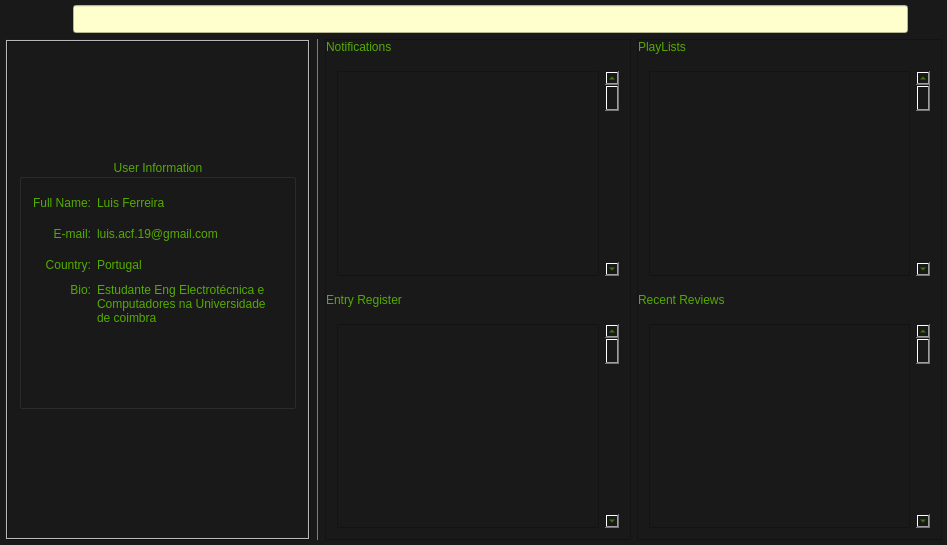
<?xml version="1.0" encoding="UTF-8"?>
<ui version="4.0">
 <class>MainWindow</class>
 <widget class="QMainWindow" name="MainWindow">
  <property name="geometry">
   <rect>
    <x>0</x>
    <y>0</y>
    <width>947</width>
    <height>545</height>
   </rect>
  </property>
  <property name="windowTitle">
   <string>Music Database</string>
  </property>
  <property name="styleSheet">
   <string notr="true">*{
	selection-background-color: rgb(255, 255, 255);
	selection-color: rgb(0, 0, 0);

	background-color: rgb(25, 25, 25);
	alternate-background-color: rgb(0, 0, 0);

	font: 10pt &quot;Century Gothic&quot; ;
	color: rgb(85, 170, 0);

	gridline-color: rgb(85, 170, 255);
}
QTextEdit{
	background-color:rgb(255, 255, 205);
	border-color: rgb(0, 170, 255);
	color: rgb(0,0,0);
}
QLineEdit{
	background-color:rgb(255, 255, 205);
	border-color: rgb(0, 170, 255);
	color: rgb(0,0,0);
	
	selection-color: rgb(255, 255, 255);
	selection-background-color: rgb(85, 170, 255);
}
QToolButton{
	border:none;
}

	
</string>
  </property>
  <widget class="QWidget" name="centralWidget">
   <layout class="QGridLayout" name="gridLayout">
    <property name="leftMargin">
     <number>5</number>
    </property>
    <property name="topMargin">
     <number>5</number>
    </property>
    <property name="rightMargin">
     <number>5</number>
    </property>
    <property name="bottomMargin">
     <number>5</number>
    </property>
    <item row="2" column="0">
     <layout class="QHBoxLayout" name="horizontalLayout">
      <item>
       <widget class="QToolButton" name="toolButton">
        <property name="sizePolicy">
         <sizepolicy hsizetype="Minimum" vsizetype="Minimum">
          <horstretch>0</horstretch>
          <verstretch>0</verstretch>
         </sizepolicy>
        </property>
        <property name="minimumSize">
         <size>
          <width>0</width>
          <height>25</height>
         </size>
        </property>
        <property name="text">
         <string/>
        </property>
        <property name="icon">
         <iconset resource="resources.qrc">
          <normaloff>:/Icons/HomeWhite</normaloff>:/Icons/HomeWhite</iconset>
        </property>
        <property name="iconSize">
         <size>
          <width>25</width>
          <height>25</height>
         </size>
        </property>
       </widget>
      </item>
      <item>
       <widget class="QToolButton" name="toolButton_2">
        <property name="sizePolicy">
         <sizepolicy hsizetype="Minimum" vsizetype="Minimum">
          <horstretch>0</horstretch>
          <verstretch>0</verstretch>
         </sizepolicy>
        </property>
        <property name="minimumSize">
         <size>
          <width>0</width>
          <height>25</height>
         </size>
        </property>
        <property name="text">
         <string/>
        </property>
        <property name="icon">
         <iconset resource="resources.qrc">
          <normaloff>:/Icons/Upload</normaloff>:/Icons/Upload</iconset>
        </property>
        <property name="iconSize">
         <size>
          <width>25</width>
          <height>25</height>
         </size>
        </property>
       </widget>
      </item>
      <item>
       <widget class="QLineEdit" name="SearchBar">
        <property name="sizePolicy">
         <sizepolicy hsizetype="MinimumExpanding" vsizetype="Minimum">
          <horstretch>0</horstretch>
          <verstretch>0</verstretch>
         </sizepolicy>
        </property>
        <property name="minimumSize">
         <size>
          <width>0</width>
          <height>25</height>
         </size>
        </property>
       </widget>
      </item>
      <item>
       <widget class="QToolButton" name="toolButton">
        <property name="sizePolicy">
         <sizepolicy hsizetype="Minimum" vsizetype="Minimum">
          <horstretch>0</horstretch>
          <verstretch>0</verstretch>
         </sizepolicy>
        </property>
        <property name="minimumSize">
         <size>
          <width>0</width>
          <height>25</height>
         </size>
        </property>
        <property name="text">
         <string/>
        </property>
        <property name="icon">
         <iconset resource="resources.qrc">
          <normaloff>:/Icons/SearchWhite</normaloff>:/Icons/SearchWhite</iconset>
        </property>
        <property name="iconSize">
         <size>
          <width>25</width>
          <height>25</height>
         </size>
        </property>
       </widget>
      </item>
     </layout>
    </item>
    <item row="4" column="0">
     <widget class="QStackedWidget" name="stackedWidget">
      <widget class="QWidget" name="stackedWidgetPage1" native="true">
       <layout class="QGridLayout" name="gridLayout_2">
        <property name="leftMargin">
         <number>0</number>
        </property>
        <property name="topMargin">
         <number>0</number>
        </property>
        <property name="rightMargin">
         <number>0</number>
        </property>
        <property name="bottomMargin">
         <number>0</number>
        </property>
        <item row="0" column="1">
         <widget class="Line" name="line_2">
          <property name="frameShadow">
           <enum>QFrame::Plain</enum>
          </property>
          <property name="orientation">
           <enum>Qt::Vertical</enum>
          </property>
         </widget>
        </item>
        <item row="0" column="3">
         <widget class="QFrame" name="frame">
          <property name="sizePolicy">
           <sizepolicy hsizetype="MinimumExpanding" vsizetype="Expanding">
            <horstretch>0</horstretch>
            <verstretch>0</verstretch>
           </sizepolicy>
          </property>
          <property name="frameShape">
           <enum>QFrame::StyledPanel</enum>
          </property>
          <property name="frameShadow">
           <enum>QFrame::Raised</enum>
          </property>
          <layout class="QGridLayout" name="gridLayout_10">
           <property name="leftMargin">
            <number>0</number>
           </property>
           <property name="topMargin">
            <number>0</number>
           </property>
           <property name="rightMargin">
            <number>0</number>
           </property>
           <property name="bottomMargin">
            <number>0</number>
           </property>
           <item row="0" column="0">
            <layout class="QVBoxLayout" name="verticalLayout_2">
             <item>
              <widget class="QLabel" name="PlayListLabel">
               <property name="sizePolicy">
                <sizepolicy hsizetype="MinimumExpanding" vsizetype="Preferred">
                 <horstretch>0</horstretch>
                 <verstretch>0</verstretch>
                </sizepolicy>
               </property>
               <property name="text">
                <string>PlayLists</string>
               </property>
              </widget>
             </item>
             <item>
              <widget class="QScrollArea" name="NotificationsScrol_2">
               <property name="frameShape">
                <enum>QFrame::NoFrame</enum>
               </property>
               <property name="widgetResizable">
                <bool>true</bool>
               </property>
               <widget class="QWidget" name="scrollAreaWidgetContents_4">
                <property name="geometry">
                 <rect>
                  <x>0</x>
                  <y>0</y>
                  <width>301</width>
                  <height>223</height>
                 </rect>
                </property>
                <layout class="QGridLayout" name="gridLayout_8">
                 <item row="0" column="0">
                  <widget class="QTableView" name="NotifTableView_2"/>
                 </item>
                 <item row="0" column="1">
                  <widget class="QScrollBar" name="verticalScrollBar_3">
                   <property name="tracking">
                    <bool>true</bool>
                   </property>
                   <property name="orientation">
                    <enum>Qt::Vertical</enum>
                   </property>
                   <property name="invertedAppearance">
                    <bool>false</bool>
                   </property>
                  </widget>
                 </item>
                </layout>
               </widget>
              </widget>
             </item>
             <item>
              <widget class="QLabel" name="RegLabel_2">
               <property name="text">
                <string>Recent Reviews</string>
               </property>
              </widget>
             </item>
             <item>
              <widget class="QScrollArea" name="RegisterScrol_2">
               <property name="frameShape">
                <enum>QFrame::NoFrame</enum>
               </property>
               <property name="widgetResizable">
                <bool>true</bool>
               </property>
               <widget class="QWidget" name="scrollAreaWidgetContents_5">
                <property name="geometry">
                 <rect>
                  <x>0</x>
                  <y>0</y>
                  <width>301</width>
                  <height>223</height>
                 </rect>
                </property>
                <layout class="QGridLayout" name="gridLayout_9">
                 <item row="0" column="0">
                  <widget class="QTableView" name="Reg_2"/>
                 </item>
                 <item row="0" column="1">
                  <widget class="QScrollBar" name="verticalScrollBar_4">
                   <property name="orientation">
                    <enum>Qt::Vertical</enum>
                   </property>
                  </widget>
                 </item>
                </layout>
               </widget>
              </widget>
             </item>
            </layout>
           </item>
          </layout>
         </widget>
        </item>
        <item row="0" column="2">
         <widget class="QFrame" name="UpdatesFrame">
          <property name="sizePolicy">
           <sizepolicy hsizetype="MinimumExpanding" vsizetype="Preferred">
            <horstretch>0</horstretch>
            <verstretch>0</verstretch>
           </sizepolicy>
          </property>
          <property name="frameShape">
           <enum>QFrame::StyledPanel</enum>
          </property>
          <property name="frameShadow">
           <enum>QFrame::Raised</enum>
          </property>
          <layout class="QGridLayout" name="gridLayout_7">
           <property name="leftMargin">
            <number>0</number>
           </property>
           <property name="topMargin">
            <number>0</number>
           </property>
           <property name="rightMargin">
            <number>0</number>
           </property>
           <property name="bottomMargin">
            <number>0</number>
           </property>
           <item row="0" column="0">
            <layout class="QVBoxLayout" name="verticalLayout">
             <item>
              <widget class="QLabel" name="NotifLabel">
               <property name="sizePolicy">
                <sizepolicy hsizetype="MinimumExpanding" vsizetype="Preferred">
                 <horstretch>0</horstretch>
                 <verstretch>0</verstretch>
                </sizepolicy>
               </property>
               <property name="text">
                <string>Notifications</string>
               </property>
              </widget>
             </item>
             <item>
              <widget class="QScrollArea" name="NotificationsScrol">
               <property name="frameShape">
                <enum>QFrame::NoFrame</enum>
               </property>
               <property name="widgetResizable">
                <bool>true</bool>
               </property>
               <widget class="QWidget" name="scrollAreaWidgetContents_3">
                <property name="geometry">
                 <rect>
                  <x>0</x>
                  <y>0</y>
                  <width>302</width>
                  <height>223</height>
                 </rect>
                </property>
                <layout class="QGridLayout" name="gridLayout_5">
                 <item row="0" column="2">
                  <widget class="QScrollBar" name="verticalScrollBar">
                   <property name="tracking">
                    <bool>true</bool>
                   </property>
                   <property name="orientation">
                    <enum>Qt::Vertical</enum>
                   </property>
                   <property name="invertedAppearance">
                    <bool>false</bool>
                   </property>
                  </widget>
                 </item>
                 <item row="0" column="1">
                  <widget class="QTableView" name="NotifTableView"/>
                 </item>
                </layout>
               </widget>
              </widget>
             </item>
             <item>
              <widget class="QLabel" name="RegLabel">
               <property name="text">
                <string>Entry Register</string>
               </property>
              </widget>
             </item>
             <item>
              <widget class="QScrollArea" name="RegisterScrol">
               <property name="frameShape">
                <enum>QFrame::NoFrame</enum>
               </property>
               <property name="frameShadow">
                <enum>QFrame::Plain</enum>
               </property>
               <property name="widgetResizable">
                <bool>true</bool>
               </property>
               <widget class="QWidget" name="scrollAreaWidgetContents_2">
                <property name="geometry">
                 <rect>
                  <x>0</x>
                  <y>0</y>
                  <width>302</width>
                  <height>223</height>
                 </rect>
                </property>
                <layout class="QGridLayout" name="gridLayout_6">
                 <item row="0" column="0">
                  <widget class="QTableView" name="Reg"/>
                 </item>
                 <item row="0" column="1">
                  <widget class="QScrollBar" name="verticalScrollBar_2">
                   <property name="orientation">
                    <enum>Qt::Vertical</enum>
                   </property>
                  </widget>
                 </item>
                </layout>
               </widget>
              </widget>
             </item>
            </layout>
           </item>
          </layout>
         </widget>
        </item>
        <item row="0" column="0">
         <widget class="QFrame" name="UserFrame">
          <property name="sizePolicy">
           <sizepolicy hsizetype="Minimum" vsizetype="Expanding">
            <horstretch>0</horstretch>
            <verstretch>0</verstretch>
           </sizepolicy>
          </property>
          <property name="minimumSize">
           <size>
            <width>250</width>
            <height>0</height>
           </size>
          </property>
          <property name="maximumSize">
           <size>
            <width>16777215</width>
            <height>16777215</height>
           </size>
          </property>
          <property name="layoutDirection">
           <enum>Qt::LeftToRight</enum>
          </property>
          <property name="frameShape">
           <enum>QFrame::Box</enum>
          </property>
          <property name="frameShadow">
           <enum>QFrame::Raised</enum>
          </property>
          <property name="midLineWidth">
           <number>1</number>
          </property>
          <layout class="QGridLayout" name="gridLayout_4">
           <item row="1" column="0" alignment="Qt::AlignHCenter">
            <widget class="QLabel" name="UserPic">
             <property name="sizePolicy">
              <sizepolicy hsizetype="Maximum" vsizetype="Fixed">
               <horstretch>0</horstretch>
               <verstretch>0</verstretch>
              </sizepolicy>
             </property>
             <property name="minimumSize">
              <size>
               <width>100</width>
               <height>100</height>
              </size>
             </property>
             <property name="maximumSize">
              <size>
               <width>190</width>
               <height>190</height>
              </size>
             </property>
             <property name="styleSheet">
              <string notr="true"/>
             </property>
             <property name="text">
              <string/>
             </property>
             <property name="pixmap">
              <pixmap resource="resources.qrc">:/Icons/UserPic</pixmap>
             </property>
             <property name="scaledContents">
              <bool>true</bool>
             </property>
             <property name="alignment">
              <set>Qt::AlignCenter</set>
             </property>
            </widget>
           </item>
           <item row="2" column="0">
            <widget class="QGroupBox" name="UserInfoBox">
             <property name="sizePolicy">
              <sizepolicy hsizetype="Preferred" vsizetype="Expanding">
               <horstretch>0</horstretch>
               <verstretch>0</verstretch>
              </sizepolicy>
             </property>
             <property name="minimumSize">
              <size>
               <width>0</width>
               <height>250</height>
              </size>
             </property>
             <property name="title">
              <string>User Information</string>
             </property>
             <property name="alignment">
              <set>Qt::AlignCenter</set>
             </property>
             <layout class="QGridLayout" name="gridLayout_3">
              <item row="1" column="0">
               <widget class="QLabel" name="nameLabel">
                <property name="sizePolicy">
                 <sizepolicy hsizetype="Minimum" vsizetype="Fixed">
                  <horstretch>0</horstretch>
                  <verstretch>0</verstretch>
                 </sizepolicy>
                </property>
                <property name="minimumSize">
                 <size>
                  <width>50</width>
                  <height>25</height>
                 </size>
                </property>
                <property name="text">
                 <string>Full Name:</string>
                </property>
                <property name="alignment">
                 <set>Qt::AlignRight|Qt::AlignTrailing|Qt::AlignVCenter</set>
                </property>
               </widget>
              </item>
              <item row="1" column="1">
               <widget class="QLabel" name="Name">
                <property name="sizePolicy">
                 <sizepolicy hsizetype="Expanding" vsizetype="Fixed">
                  <horstretch>0</horstretch>
                  <verstretch>0</verstretch>
                 </sizepolicy>
                </property>
                <property name="minimumSize">
                 <size>
                  <width>100</width>
                  <height>25</height>
                 </size>
                </property>
                <property name="text">
                 <string>Luis Ferreira</string>
                </property>
                <property name="wordWrap">
                 <bool>true</bool>
                </property>
               </widget>
              </item>
              <item row="2" column="0">
               <widget class="QLabel" name="emailLabel">
                <property name="sizePolicy">
                 <sizepolicy hsizetype="Minimum" vsizetype="Fixed">
                  <horstretch>0</horstretch>
                  <verstretch>0</verstretch>
                 </sizepolicy>
                </property>
                <property name="minimumSize">
                 <size>
                  <width>50</width>
                  <height>25</height>
                 </size>
                </property>
                <property name="text">
                 <string>E-mail:</string>
                </property>
                <property name="alignment">
                 <set>Qt::AlignRight|Qt::AlignTrailing|Qt::AlignVCenter</set>
                </property>
               </widget>
              </item>
              <item row="2" column="1">
               <widget class="QLabel" name="email">
                <property name="sizePolicy">
                 <sizepolicy hsizetype="Expanding" vsizetype="Fixed">
                  <horstretch>0</horstretch>
                  <verstretch>0</verstretch>
                 </sizepolicy>
                </property>
                <property name="minimumSize">
                 <size>
                  <width>100</width>
                  <height>25</height>
                 </size>
                </property>
                <property name="text">
                 <string>luis.acf.19@gmail.com</string>
                </property>
                <property name="wordWrap">
                 <bool>true</bool>
                </property>
               </widget>
              </item>
              <item row="3" column="0">
               <widget class="QLabel" name="countryLabel">
                <property name="sizePolicy">
                 <sizepolicy hsizetype="Minimum" vsizetype="Fixed">
                  <horstretch>0</horstretch>
                  <verstretch>0</verstretch>
                 </sizepolicy>
                </property>
                <property name="minimumSize">
                 <size>
                  <width>50</width>
                  <height>25</height>
                 </size>
                </property>
                <property name="text">
                 <string>Country:</string>
                </property>
                <property name="alignment">
                 <set>Qt::AlignRight|Qt::AlignTrailing|Qt::AlignVCenter</set>
                </property>
               </widget>
              </item>
              <item row="3" column="1">
               <widget class="QLabel" name="country">
                <property name="sizePolicy">
                 <sizepolicy hsizetype="Expanding" vsizetype="Fixed">
                  <horstretch>0</horstretch>
                  <verstretch>0</verstretch>
                 </sizepolicy>
                </property>
                <property name="minimumSize">
                 <size>
                  <width>100</width>
                  <height>25</height>
                 </size>
                </property>
                <property name="text">
                 <string>Portugal</string>
                </property>
                <property name="wordWrap">
                 <bool>true</bool>
                </property>
               </widget>
              </item>
              <item row="4" column="0">
               <widget class="QLabel" name="bioLabel">
                <property name="sizePolicy">
                 <sizepolicy hsizetype="Minimum" vsizetype="Expanding">
                  <horstretch>0</horstretch>
                  <verstretch>0</verstretch>
                 </sizepolicy>
                </property>
                <property name="minimumSize">
                 <size>
                  <width>50</width>
                  <height>25</height>
                 </size>
                </property>
                <property name="text">
                 <string>Bio:</string>
                </property>
                <property name="alignment">
                 <set>Qt::AlignRight|Qt::AlignTop|Qt::AlignTrailing</set>
                </property>
               </widget>
              </item>
              <item row="4" column="1">
               <widget class="QLabel" name="bio">
                <property name="sizePolicy">
                 <sizepolicy hsizetype="Expanding" vsizetype="Fixed">
                  <horstretch>0</horstretch>
                  <verstretch>0</verstretch>
                 </sizepolicy>
                </property>
                <property name="minimumSize">
                 <size>
                  <width>100</width>
                  <height>25</height>
                 </size>
                </property>
                <property name="text">
                 <string>Estudante Eng Electrotécnica e Computadores na Universidade de coimbra</string>
                </property>
                <property name="textFormat">
                 <enum>Qt::RichText</enum>
                </property>
                <property name="scaledContents">
                 <bool>false</bool>
                </property>
                <property name="alignment">
                 <set>Qt::AlignLeading|Qt::AlignLeft|Qt::AlignTop</set>
                </property>
                <property name="wordWrap">
                 <bool>true</bool>
                </property>
               </widget>
              </item>
              <item row="5" column="1">
               <spacer name="verticalSpacer">
                <property name="orientation">
                 <enum>Qt::Vertical</enum>
                </property>
                <property name="sizeType">
                 <enum>QSizePolicy::Expanding</enum>
                </property>
                <property name="sizeHint" stdset="0">
                 <size>
                  <width>20</width>
                  <height>40</height>
                 </size>
                </property>
               </spacer>
              </item>
             </layout>
            </widget>
           </item>
           <item row="4" column="0">
            <spacer name="verticalSpacer_2">
             <property name="orientation">
              <enum>Qt::Vertical</enum>
             </property>
             <property name="sizeHint" stdset="0">
              <size>
               <width>20</width>
               <height>40</height>
              </size>
             </property>
            </spacer>
           </item>
          </layout>
         </widget>
        </item>
       </layout>
      </widget>
      <widget class="QWidget" name="stackedWidgetPage2" native="true"/>
     </widget>
    </item>
   </layout>
  </widget>
 </widget>
 <layoutdefault spacing="6" margin="11"/>
 <tabstops>
  <tabstop>NotificationsScrol</tabstop>
  <tabstop>RegisterScrol</tabstop>
  <tabstop>NotifTableView_2</tabstop>
  <tabstop>NotificationsScrol_2</tabstop>
  <tabstop>Reg_2</tabstop>
  <tabstop>Reg</tabstop>
  <tabstop>RegisterScrol_2</tabstop>
 </tabstops>
 <resources>
  <include location="resources.qrc"/>
 </resources>
 <connections/>
</ui>
